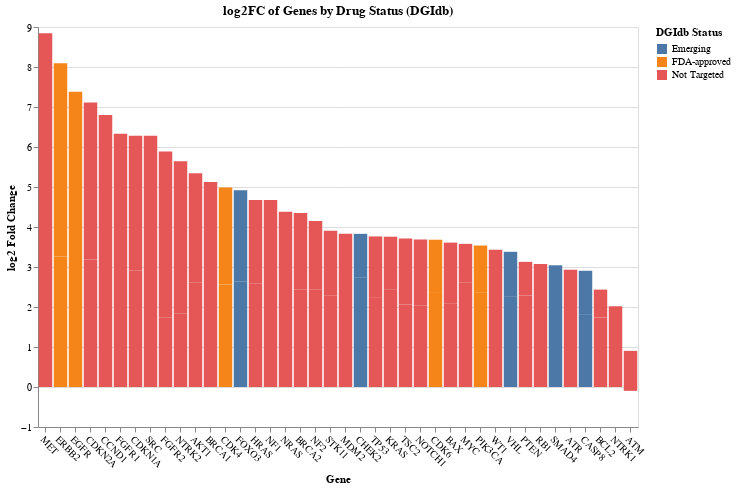

Notebook cell for this chart:
### Code cell
import altair as alt

bar_dgidb = alt.Chart(df).mark_bar().encode(
    x=alt.X('Gene:N', sort='-y', title='Gene', axis=alt.Axis(labelAngle=45)),
    y=alt.Y('log2FC:Q', title='log2 Fold Change'),
    color=alt.Color('DGIdb Status:N'),
    tooltip=['Gene', 'log2FC', 'DGIdb Status']
).properties(
    title='log2FC of Genes by Drug Status (DGIdb)',
    width=600,
    height=400
)

bar_dgidb.show()

### Figure 1 — Vega-Lite specification as saved in the notebook (floating-point values rounded to 4 significant figures)
{"config": {"view": {"continuousWidth": 300, "continuousHeight": 300}}, "data": {"name": "data-44073fe1c891d1644e0d8fa047418549"}, "mark": {"type": "bar"}, "encoding": {"color": {"field": "DGIdb Status", "type": "nominal"}, "tooltip": [{"field": "Gene", "type": "nominal"}, {"field": "log2FC", "type": "quantitative"}, {"field": "DGIdb Status", "type": "nominal"}], "x": {"axis": {"labelAngle": 45}, "field": "Gene", "sort": "-y", "title": "Gene", "type": "nominal"}, "y": {"field": "log2FC", "title": "log2 Fold Change", "type": "quantitative"}}, "height": 400, "title": "log2FC of Genes by Drug Status (DGIdb)", "width": 600, "$schema": "https://vega.github.io/schema/vega-lite/v5.20.1.json", "datasets": {"data-44073fe1c891d1644e0d8fa047418549": [{"Gene": "WT1", "Dataset": "GSE161529", "P-value": 1.302e-46, "log2FC": 3.432, "Mean Difference": 0.001784, "DGIdb Status": "Not Targeted", "Has Breast Cancer Trial": false, "Pathway Category": "Other"}, {"Gene": "ERBB2", "Dataset": "GSE161529", "P-value": 0.0, "log2FC": 3.26, "Mean Difference": 0.789, "DGIdb Status": "FDA-approved", "Has Breast Cancer Trial": true, "Pathway Category": "Other"}, {"Gene": "MET", "Dataset": "GSE161529", "P-value": 0.0, "log2FC": 3.25, "Mean Difference": 0.1275, "DGIdb Status": "Not Targeted", "Has Breast Cancer Trial": false, "Pathway Category": "Other"}, {"Gene": "CDKN2A", "Dataset": "GSE161529", "P-value": 0.0, "log2FC": 3.185, "Mean Difference": 0.4048, "DGIdb Status": "Not Targeted", "Has Breast Cancer Trial": false, "Pathway Category": "Other"}, {"Gene": "EGFR", "Dataset": "GSE161529", "P-value": 0.0, "log2FC": 3.022, "Mean Difference": 0.1516, "DGIdb Status": "FDA-approved", "Has Breast Cancer Trial": true, "Pathway Category": "PI3K–MAPK–EGFR"}, {"Gene": "CDKN1A", "Dataset": "GSE161529", "P-value": 0.0, "log2FC": 2.917, "Mean Difference": 0.5685, "DGIdb Status": "Not Targeted", "Has Breast Cancer Trial": false, "Pathway Category": "Other"}, {"Gene": "CHEK2", "Dataset": "GSE161529", "P-value": 0.0, "log2FC": 2.741, "Mean Difference": 0.03332, "DGIdb Status": "Emerging", "Has Breast Cancer Trial": true, "Pathway Category": "Other"}, {"Gene": "FGFR1", "Dataset": "GSE161529", "P-value": 0.0, "log2FC": 2.723, "Mean Difference": 0.369, "DGIdb Status": "Not Targeted", "Has Breast Cancer Trial": false, "Pathway Category": "Other"}, {"Gene": "FOXO3", "Dataset": "GSE161529", "P-value": 0.0, "log2FC": 2.646, "Mean Difference": 0.3288, "DGIdb Status": "Emerging", "Has Breast Cancer Trial": false, "Pathway Category": "mTOR/AMPK"}, {"Gene": "AKT1", "Dataset": "GSE161529", "P-value": 0.0, "log2FC": 2.62, "Mean Difference": 0.1482, "DGIdb Status": "Not Targeted", "Has Breast Cancer Trial": false, "Pathway Category": "PI3K–MAPK–EGFR"}, {"Gene": "MYC", "Dataset": "GSE161529", "P-value": 0.0, "log2FC": 2.618, "Mean Difference": 1.041, "DGIdb Status": "Not Targeted", "Has Breast Cancer Trial": false, "Pathway Category": "MYC Axis"}, {"Gene": "BRCA1", "Dataset": "GSE161529", "P-value": 6.134e-310, "log2FC": 2.6, "Mean Difference": 0.02821, "DGIdb Status": "Not Targeted", "Has Breast Cancer Trial": false, "Pathway Category": "Other"}, {"Gene": "HRAS", "Dataset": "GSE161529", "P-value": 0.0, "log2FC": 2.594, "Mean Difference": 0.1731, "DGIdb Status": "Not Targeted", "Has Breast Cancer Trial": false, "Pathway Category": "Other"}, {"Gene": "CDK4", "Dataset": "GSE161529", "P-value": 0.0, "log2FC": 2.56, "Mean Difference": 0.4013, "DGIdb Status": "FDA-approved", "Has Breast Cancer Trial": true, "Pathway Category": "CDK4–CCND1 Axis"}, {"Gene": "SRC", "Dataset": "GSE161529", "P-value": 0.0, "log2FC": 2.552, "Mean Difference": 0.03661, "DGIdb Status": "Not Targeted", "Has Breast Cancer Trial": false, "Pathway Category": "Other"}, {"Gene": "NRAS", "Dataset": "GSE161529", "P-value": 0.0, "log2FC": 2.477, "Mean Difference": 0.1041, "DGIdb Status": "Not Targeted", "Has Breast Cancer Trial": false, "Pathway Category": "Other"}, {"Gene": "NF2", "Dataset": "GSE161529", "P-value": 0.0, "log2FC": 2.431, "Mean Difference": 0.07865, "DGIdb Status": "Not Targeted", "Has Breast Cancer Trial": false, "Pathway Category": "Other"}, {"Gene": "KRAS", "Dataset": "GSE161529", "P-value": 0.0, "log2FC": 2.43, "Mean Difference": 0.2765, "DGIdb Status": "Not Targeted", "Has Breast Cancer Trial": false, "Pathway Category": "PI3K–MAPK–EGFR"}, {"Gene": "BRCA2", "Dataset": "GSE161529", "P-value": 2.22e-243, "log2FC": 2.429, "Mean Difference": 0.02519, "DGIdb Status": "Not Targeted", "Has Breast Cancer Trial": false, "Pathway Category": "Other"}, {"Gene": "NF1", "Dataset": "GSE161529", "P-value": 0.0, "log2FC": 2.402, "Mean Difference": 0.1473, "DGIdb Status": "Not Targeted", "Has Breast Cancer Trial": false, "Pathway Category": "Other"}, {"Gene": "PIK3CA", "Dataset": "GSE161529", "P-value": 0.0, "log2FC": 2.355, "Mean Difference": 0.07771, "DGIdb Status": "FDA-approved", "Has Breast Cancer Trial": true, "Pathway Category": "PI3K–MAPK–EGFR"}, {"Gene": "CDK6", "Dataset": "GSE161529", "P-value": 0.0, "log2FC": 2.352, "Mean Difference": 0.1253, "DGIdb Status": "FDA-approved", "Has Breast Cancer Trial": true, "Pathway Category": "CDK4–CCND1 Axis"}, {"Gene": "PTEN", "Dataset": "GSE161529", "P-value": 0.0, "log2FC": 2.287, "Mean Difference": 0.1801, "DGIdb Status": "Not Targeted", "Has Breast Cancer Trial": false, "Pathway Category": "Other"}, {"Gene": "STK11", "Dataset": "GSE161529", "P-value": 0.0, "log2FC": 2.284, "Mean Difference": 0.06197, "DGIdb Status": "Not Targeted", "Has Breast Cancer Trial": false, "Pathway Category": "Other"}, {"Gene": "CCND1", "Dataset": "GSE161529", "P-value": 0.0, "log2FC": 2.275, "Mean Difference": 0.918, "DGIdb Status": "Not Targeted", "Has Breast Cancer Trial": true, "Pathway Category": "CDK4–CCND1 Axis"}, {"Gene": "VHL", "Dataset": "GSE161529", "P-value": 0.0, "log2FC": 2.254, "Mean Difference": 0.09198, "DGIdb Status": "Emerging", "Has Breast Cancer Trial": false, "Pathway Category": "Other"}, {"Gene": "ATR", "Dataset": "GSE161529", "P-value": 0.0, "log2FC": 2.25, "Mean Difference": 0.03903, "DGIdb Status": "Not Targeted", "Has Breast Cancer Trial": false, "Pathway Category": "Other"}, {"Gene": "TP53", "Dataset": "GSE161529", "P-value": 0.0, "log2FC": 2.227, "Mean Difference": 0.1048, "DGIdb Status": "Not Targeted", "Has Breast Cancer Trial": false, "Pathway Category": "Other"}, {"Gene": "SMAD4", "Dataset": "GSE161529", "P-value": 0.0, "log2FC": 2.225, "Mean Difference": 0.0991, "DGIdb Status": "Emerging", "Has Breast Cancer Trial": false, "Pathway Category": "SMAD/TGF-β"}, {"Gene": "MDM2", "Dataset": "GSE161529", "P-value": 0.0, "log2FC": 2.101, "Mean Difference": 0.1236, "DGIdb Status": "Not Targeted", "Has Breast Cancer Trial": false, "Pathway Category": "Other"}, {"Gene": "BAX", "Dataset": "GSE161529", "P-value": 0.0, "log2FC": 2.08, "Mean Difference": 0.324, "DGIdb Status": "Not Targeted", "Has Breast Cancer Trial": false, "Pathway Category": "Other"}, {"Gene": "RB1", "Dataset": "GSE161529", "P-value": 0.0, "log2FC": 2.075, "Mean Difference": 0.1038, "DGIdb Status": "Not Targeted", "Has Breast Cancer Trial": false, "Pathway Category": "Other"}, {"Gene": "TSC2", "Dataset": "GSE161529", "P-value": 0.0, "log2FC": 2.064, "Mean Difference": 0.1132, "DGIdb Status": "Not Targeted", "Has Breast Cancer Trial": false, "Pathway Category": "Other"}, {"Gene": "NOTCH1", "Dataset": "GSE161529", "P-value": 0.0, "log2FC": 2.028, "Mean Difference": 0.04754, "DGIdb Status": "Not Targeted", "Has Breast Cancer Trial": false, "Pathway Category": "Other"}, {"Gene": "NTRK1", "Dataset": "GSE161529", "P-value": 1.305e-11, "log2FC": 2.018, "Mean Difference": 0.001255, "DGIdb Status": "Not Targeted", "Has Breast Cancer Trial": false, "Pathway Category": "Other"}, {"Gene": "NTRK2", "Dataset": "GSE161529", "P-value": 4.97e-269, "log2FC": 1.845, "Mean Difference": 0.09119, "DGIdb Status": "Not Targeted", "Has Breast Cancer Trial": false, "Pathway Category": "Other"}, {"Gene": "CASP8", "Dataset": "GSE161529", "P-value": 0.0, "log2FC": 1.804, "Mean Difference": 0.05334, "DGIdb Status": "Emerging", "Has Breast Cancer Trial": false, "Pathway Category": "Other"}, {"Gene": "FGFR2", "Dataset": "GSE161529", "P-value": 1.281e-123, "log2FC": 1.743, "Mean Difference": 0.02439, "DGIdb Status": "Not Targeted", "Has Breast Cancer Trial": false, "Pathway Category": "Other"}, {"Gene": "BCL2", "Dataset": "GSE161529", "P-value": 0.0, "log2FC": 1.738, "Mean Difference": 0.06716, "DGIdb Status": "Not Targeted", "Has Breast Cancer Trial": false, "Pathway Category": "Other"}, {"Gene": "ATM", "Dataset": "GSE161529", "P-value": 2.647e-147, "log2FC": 0.9036, "Mean Difference": 0.06369, "DGIdb Status": "Not Targeted", "Has Breast Cancer Trial": false, "Pathway Category": "Other"}, {"Gene": "MET", "Dataset": "GSE180286", "P-value": 5.054e-74, "log2FC": 5.594, "Mean Difference": 0.006545, "DGIdb Status": "Not Targeted", "Has Breast Cancer Trial": false, "Pathway Category": "Other"}, {"Gene": "ERBB2", "Dataset": "GSE180286", "P-value": 0.0, "log2FC": 4.833, "Mean Difference": 0.2678, "DGIdb Status": "FDA-approved", "Has Breast Cancer Trial": true, "Pathway Category": "Other"}, {"Gene": "CCND1", "Dataset": "GSE180286", "P-value": 0.0, "log2FC": 4.526, "Mean Difference": 0.4838, "DGIdb Status": "Not Targeted", "Has Breast Cancer Trial": true, "Pathway Category": "CDK4–CCND1 Axis"}, {"Gene": "EGFR", "Dataset": "GSE180286", "P-value": 7.055e-69, "log2FC": 4.36, "Mean Difference": 0.007754, "DGIdb Status": "FDA-approved", "Has Breast Cancer Trial": true, "Pathway Category": "PI3K–MAPK–EGFR"}, {"Gene": "FGFR2", "Dataset": "GSE180286", "P-value": 1.134e-31, "log2FC": 4.142, "Mean Difference": 0.003312, "DGIdb Status": "Not Targeted", "Has Breast Cancer Trial": false, "Pathway Category": "Other"}, {"Gene": "CDKN2A", "Dataset": "GSE180286", "P-value": 0.0, "log2FC": 3.926, "Mean Difference": 0.07463, "DGIdb Status": "Not Targeted", "Has Breast Cancer Trial": false, "Pathway Category": "Other"}, {"Gene": "NTRK2", "Dataset": "GSE180286", "P-value": 3.119e-51, "log2FC": 3.8, "Mean Difference": 0.006892, "DGIdb Status": "Not Targeted", "Has Breast Cancer Trial": false, "Pathway Category": "Other"}, {"Gene": "SRC", "Dataset": "GSE180286", "P-value": 7.877e-71, "log2FC": 3.728, "Mean Difference": 0.008596, "DGIdb Status": "Not Targeted", "Has Breast Cancer Trial": false, "Pathway Category": "Other"}, {"Gene": "FGFR1", "Dataset": "GSE180286", "P-value": 0.0, "log2FC": 3.608, "Mean Difference": 0.09091, "DGIdb Status": "Not Targeted", "Has Breast Cancer Trial": false, "Pathway Category": "Other"}, {"Gene": "CDKN1A", "Dataset": "GSE180286", "P-value": 0.0, "log2FC": 3.365, "Mean Difference": 0.1349, "DGIdb Status": "Not Targeted", "Has Breast Cancer Trial": false, "Pathway Category": "Other"}, {"Gene": "AKT1", "Dataset": "GSE180286", "P-value": 2.765e-197, "log2FC": 2.725, "Mean Difference": 0.03249, "DGIdb Status": "Not Targeted", "Has Breast Cancer Trial": false, "Pathway Category": "PI3K–MAPK–EGFR"}, {"Gene": "BRCA1", "Dataset": "GSE180286", "P-value": 2.057e-187, "log2FC": 2.528, "Mean Difference": 0.03506, "DGIdb Status": "Not Targeted", "Has Breast Cancer Trial": false, "Pathway Category": "Other"}, {"Gene": "CDK4", "Dataset": "GSE180286", "P-value": 0.0, "log2FC": 2.428, "Mean Difference": 0.1055, "DGIdb Status": "FDA-approved", "Has Breast Cancer Trial": true, "Pathway Category": "CDK4–CCND1 Axis"}, {"Gene": "NF1", "Dataset": "GSE180286", "P-value": 3.363e-267, "log2FC": 2.275, "Mean Difference": 0.05512, "DGIdb Status": "Not Targeted", "Has Breast Cancer Trial": false, "Pathway Category": "Other"}, {"Gene": "FOXO3", "Dataset": "GSE180286", "P-value": 0.0, "log2FC": 2.275, "Mean Difference": 0.09366, "DGIdb Status": "Emerging", "Has Breast Cancer Trial": false, "Pathway Category": "mTOR/AMPK"}, {"Gene": "HRAS", "Dataset": "GSE180286", "P-value": 3.408e-170, "log2FC": 2.084, "Mean Difference": 0.03698, "DGIdb Status": "Not Targeted", "Has Breast Cancer Trial": false, "Pathway Category": "Other"}, {"Gene": "BRCA2", "Dataset": "GSE180286", "P-value": 2.29e-121, "log2FC": 1.919, "Mean Difference": 0.03171, "DGIdb Status": "Not Targeted", "Has Breast Cancer Trial": false, "Pathway Category": "Other"}, {"Gene": "NRAS", "Dataset": "GSE180286", "P-value": 3.369e-121, "log2FC": 1.903, "Mean Difference": 0.02979, "DGIdb Status": "Not Targeted", "Has Breast Cancer Trial": false, "Pathway Category": "Other"}, {"Gene": "MDM2", "Dataset": "GSE180286", "P-value": 0.0, "log2FC": 1.73, "Mean Difference": 0.08725, "DGIdb Status": "Not Targeted", "Has Breast Cancer Trial": false, "Pathway Category": "Other"}, {"Gene": "NF2", "Dataset": "GSE180286", "P-value": 1.105e-57, "log2FC": 1.718, "Mean Difference": 0.01597, "DGIdb Status": "Not Targeted", "Has Breast Cancer Trial": false, "Pathway Category": "Other"}, {"Gene": "NOTCH1", "Dataset": "GSE180286", "P-value": 8.639e-30, "log2FC": 1.657, "Mean Difference": 0.008737, "DGIdb Status": "Not Targeted", "Has Breast Cancer Trial": false, "Pathway Category": "Other"}, {"Gene": "TSC2", "Dataset": "GSE180286", "P-value": 1.694e-48, "log2FC": 1.651, "Mean Difference": 0.01433, "DGIdb Status": "Not Targeted", "Has Breast Cancer Trial": false, "Pathway Category": "Other"}, {"Gene": "STK11", "Dataset": "GSE180286", "P-value": 1.147e-35, "log2FC": 1.621, "Mean Difference": 0.01015, "DGIdb Status": "Not Targeted", "Has Breast Cancer Trial": false, "Pathway Category": "Other"}, {"Gene": "TP53", "Dataset": "GSE180286", "P-value": 2.616e-139, "log2FC": 1.537, "Mean Difference": 0.04709, "DGIdb Status": "Not Targeted", "Has Breast Cancer Trial": false, "Pathway Category": "Other"}, {"Gene": "BAX", "Dataset": "GSE180286", "P-value": 0.0, "log2FC": 1.529, "Mean Difference": 0.1859, "DGIdb Status": "Not Targeted", "Has Breast Cancer Trial": false, "Pathway Category": "Other"}, {"Gene": "CDK6", "Dataset": "GSE180286", "P-value": 2.426e-135, "log2FC": 1.33, "Mean Difference": 0.05309, "DGIdb Status": "FDA-approved", "Has Breast Cancer Trial": true, "Pathway Category": "CDK4–CCND1 Axis"}, {"Gene": "KRAS", "Dataset": "GSE180286", "P-value": 0.0, "log2FC": 1.327, "Mean Difference": 0.1718, "DGIdb Status": "Not Targeted", "Has Breast Cancer Trial": false, "Pathway Category": "PI3K–MAPK–EGFR"}, {"Gene": "PIK3CA", "Dataset": "GSE180286", "P-value": 1.396e-95, "log2FC": 1.182, "Mean Difference": 0.04096, "DGIdb Status": "FDA-approved", "Has Breast Cancer Trial": true, "Pathway Category": "PI3K–MAPK–EGFR"}, {"Gene": "VHL", "Dataset": "GSE180286", "P-value": 1.363e-118, "log2FC": 1.126, "Mean Difference": 0.05356, "DGIdb Status": "Emerging", "Has Breast Cancer Trial": false, "Pathway Category": "Other"}, {"Gene": "CASP8", "Dataset": "GSE180286", "P-value": 2.732e-137, "log2FC": 1.102, "Mean Difference": 0.06887, "DGIdb Status": "Emerging", "Has Breast Cancer Trial": false, "Pathway Category": "Other"}, {"Gene": "CHEK2", "Dataset": "GSE180286", "P-value": 4.515e-23, "log2FC": 1.088, "Mean Difference": 0.01014, "DGIdb Status": "Emerging", "Has Breast Cancer Trial": true, "Pathway Category": "Other"}, {"Gene": "RB1", "Dataset": "GSE180286", "P-value": 5.303e-88, "log2FC": 1.001, "Mean Difference": 0.04714, "DGIdb Status": "Not Targeted", "Has Breast Cancer Trial": false, "Pathway Category": "Other"}, {"Gene": "MYC", "Dataset": "GSE180286", "P-value": 7.913e-124, "log2FC": 0.9602, "Mean Difference": 0.06888, "DGIdb Status": "Not Targeted", "Has Breast Cancer Trial": false, "Pathway Category": "MYC Axis"}, {"Gene": "PTEN", "Dataset": "GSE180286", "P-value": 2.036e-133, "log2FC": 0.8419, "Mean Difference": 0.08248, "DGIdb Status": "Not Targeted", "Has Breast Cancer Trial": false, "Pathway Category": "Other"}, {"Gene": "SMAD4", "Dataset": "GSE180286", "P-value": 3.837e-24, "log2FC": 0.8177, "Mean Difference": 0.01518, "DGIdb Status": "Emerging", "Has Breast Cancer Trial": false, "Pathway Category": "SMAD/TGF-β"}, {"Gene": "BCL2", "Dataset": "GSE180286", "P-value": 2.753e-76, "log2FC": 0.6962, "Mean Difference": 0.06251, "DGIdb Status": "Not Targeted", "Has Breast Cancer Trial": false, "Pathway Category": "Other"}, {"Gene": "ATR", "Dataset": "GSE180286", "P-value": 2.57e-31, "log2FC": 0.6825, "Mean Difference": 0.02404, "DGIdb Status": "Not Targeted", "Has Breast Cancer Trial": false, "Pathway Category": "Other"}, {"Gene": "ATM", "Dataset": "GSE180286", "P-value": 0.003336, "log2FC": -0.09588, "Mean Difference": -0.01231, "DGIdb Status": "Not Targeted", "Has Breast Cancer Trial": false, "Pathway Category": "Other"}]}}
